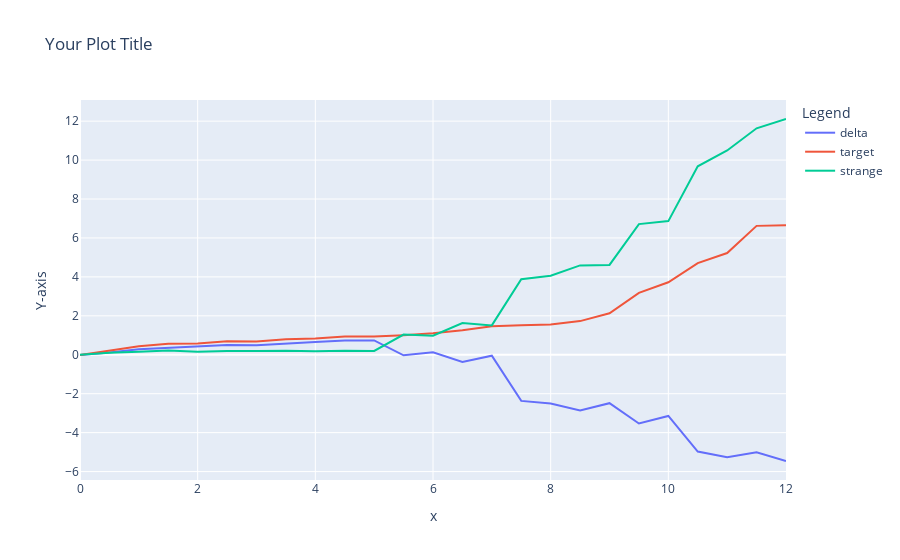

Write notebook code for a chart like this one.
### Code cell
import einops
import numpy as np

target_residual_direction = model.tokens_to_residual_directions(target_ids)
strange_residual_direction = model.tokens_to_residual_directions(orthogonal_ids)
batch_index = torch.arange(target_residual_direction.shape[0])
delta_resid_direction = (
    target_residual_direction[batch_index] - strange_residual_direction[batch_index]
)


def residual_stack_to_logit_diff(residual_stack, cache):
    scaled_residual_stack = clean_cache.apply_ln_to_stack(residual_stack, layer=-1)
    return (
        einops.einsum(
            scaled_residual_stack,
            delta_resid_direction,
            "n_comp batch pos d_model, batch d_model -> n_comp pos",
        )
        / input_ids.shape[0]
    )


accumulater_residual, labels = clean_cache.accumulated_resid(
    layer=-1, incl_mid=True, return_labels=True, pos_slice=-1
)
accumulater_residual = clean_cache.apply_ln_to_stack(
    accumulater_residual, layer=-1, pos_slice=-1
)
unembed_accumulated_residual = einops.einsum(
    accumulater_residual,
    model.W_U,
    "n_comp batch d_model, d_model vocab -> n_comp batch vocab",
)
batch_index = torch.arange(input_ids.shape[0])
delta_accumulated_residual = (
    unembed_accumulated_residual[:, batch_index, target_ids]
    - unembed_accumulated_residual[:, batch_index, orthogonal_ids]
).mean(dim=1)


# x = [f"{tok} {i}" for i, tok in enumerate(model.to_str_tokens(pos_input_ids[0]))]
# plt.plot(delta_accumulated_residual.detach().numpy(), color="blue")
# plt.plot(unembed_accumulated_residual[:,batch_index,pos_target_ids["target"]].mean(-1).detach().numpy(), color="red")
# plt.plot(unembed_accumulated_residual[:,batch_index,pos_target_ids["orthogonal_token"]].mean(-1).detach().numpy(), color="green")
# plt.legend(["delta", "target", "strange"])
# plt.show()

import pandas as pd

# Assuming you have the following data prepared
x = np.arange(model.cfg.n_layers * 2 + 1) / 2
y1 = delta_accumulated_residual.detach().numpy()
y2 = unembed_accumulated_residual[:, batch_index, target_ids].mean(-1).detach().numpy()
y3 = (
    unembed_accumulated_residual[:, batch_index, orthogonal_ids]
    .mean(-1)
    .detach()
    .numpy()
)

# Convert data to a DataFrame
df = pd.DataFrame({"x": x, "delta": y1, "target": y2, "strange": y3})

# Plot using plotly.express
fig = px.line(
    df,
    x="x",
    y=["delta", "target", "strange"],
    labels={"value": "Y-axis", "variable": "Legend"},
    title="Your Plot Title",
)

fig.show()

### Figure 1 — Plotly figure (JSON) as saved in the notebook; plotly's stock layout.template omitted (floating-point values rounded to 4 significant figures)
{"data": [{"hovertemplate": "Legend=delta<br>x=%{x}<br>Y-axis=%{y}<extra></extra>", "legendgroup": "delta", "line": {"color": "#636efa", "dash": "solid"}, "marker": {"symbol": "circle"}, "mode": "lines", "name": "delta", "orientation": "v", "showlegend": true, "type": "scatter", "x": [0, 0.5, 1, 1.5, 2, 2.5, 3, 3.5, 4, 4.5, 5, 5.5, 6, 6.5, 7, 7.5, 8, 8.5, 9, 9.5, 10, 10.5, 11, 11.5, 12], "xaxis": "x", "y": [-0.0154, 0.1132, 0.2817, 0.35, 0.4237, 0.4982, 0.4944, 0.5934, 0.6585, 0.7268, 0.7365, -0.02984, 0.1225, -0.3692, -0.04713, -2.37, -2.509, -2.861, -2.486, -3.532, -3.144, -4.973, -5.268, -5.013, -5.457], "yaxis": "y"}, {"hovertemplate": "Legend=target<br>x=%{x}<br>Y-axis=%{y}<extra></extra>", "legendgroup": "target", "line": {"color": "#EF553B", "dash": "solid"}, "marker": {"symbol": "circle"}, "mode": "lines", "name": "target", "orientation": "v", "showlegend": true, "type": "scatter", "x": [0, 0.5, 1, 1.5, 2, 2.5, 3, 3.5, 4, 4.5, 5, 5.5, 6, 6.5, 7, 7.5, 8, 8.5, 9, 9.5, 10, 10.5, 11, 11.5, 12], "xaxis": "x", "y": [-0.01881, 0.2182, 0.4429, 0.5636, 0.5815, 0.6935, 0.6837, 0.8015, 0.8387, 0.9343, 0.9321, 1.008, 1.104, 1.264, 1.461, 1.511, 1.553, 1.729, 2.128, 3.18, 3.722, 4.709, 5.226, 6.621, 6.654], "yaxis": "y"}, {"hovertemplate": "Legend=strange<br>x=%{x}<br>Y-axis=%{y}<extra></extra>", "legendgroup": "strange", "line": {"color": "#00cc96", "dash": "solid"}, "marker": {"symbol": "circle"}, "mode": "lines", "name": "strange", "orientation": "v", "showlegend": true, "type": "scatter", "x": [0, 0.5, 1, 1.5, 2, 2.5, 3, 3.5, 4, 4.5, 5, 5.5, 6, 6.5, 7, 7.5, 8, 8.5, 9, 9.5, 10, 10.5, 11, 11.5, 12], "xaxis": "x", "y": [-0.003406, 0.105, 0.1612, 0.2136, 0.1577, 0.1953, 0.1892, 0.2081, 0.1802, 0.2075, 0.1957, 1.038, 0.9815, 1.633, 1.508, 3.881, 4.062, 4.59, 4.614, 6.712, 6.866, 9.682, 10.49, 11.63, 12.11], "yaxis": "y"}], "layout": {"legend": {"title": {"text": "Legend"}, "tracegroupgap": 0}, "title": {"text": "Your Plot Title"}, "xaxis": {"anchor": "y", "domain": [0, 1], "title": {"text": "x"}}, "yaxis": {"anchor": "x", "domain": [0, 1], "title": {"text": "Y-axis"}}}}
